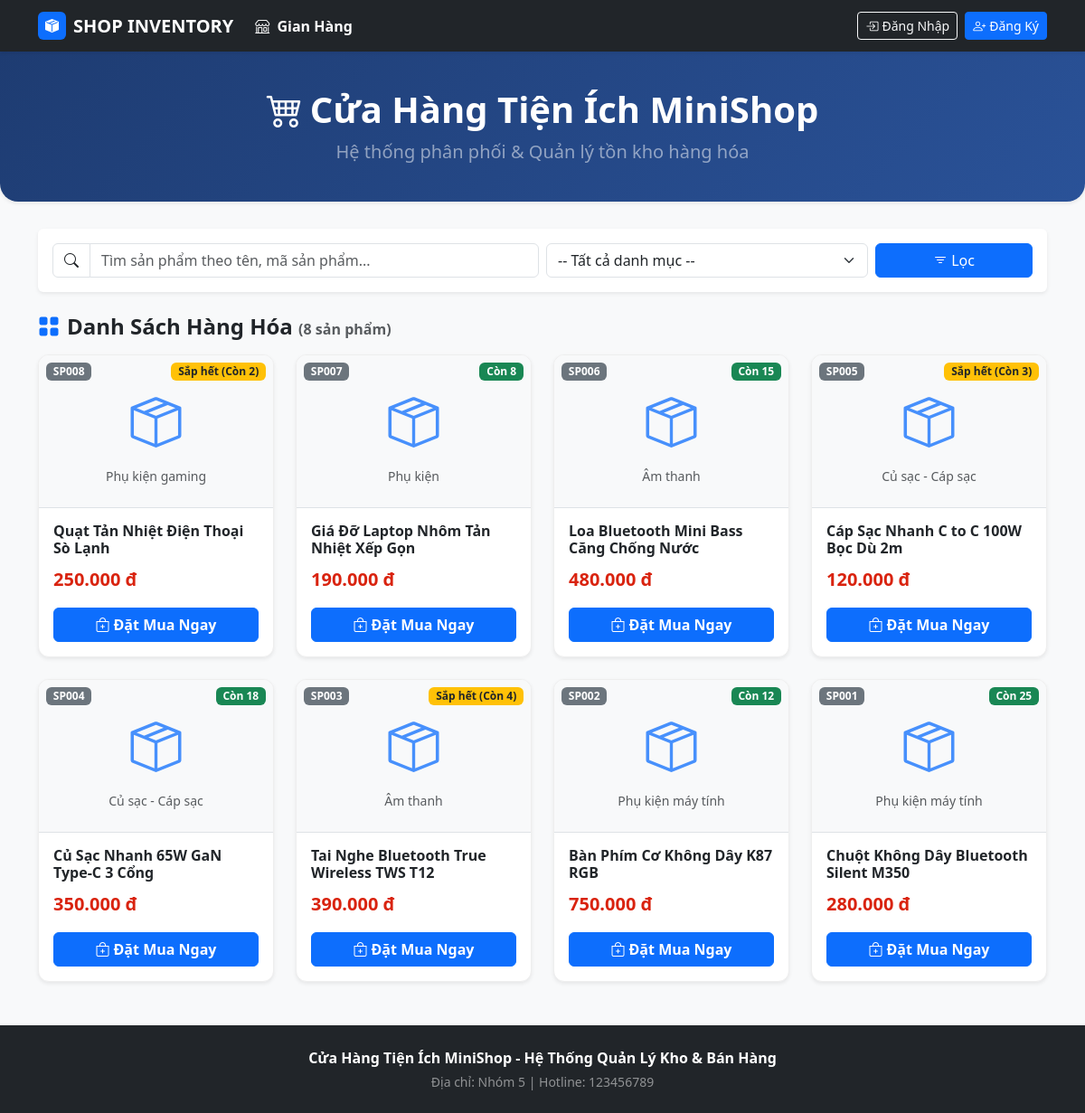
The page / on the database its author committed.
### tables this page shows
CREATE TABLE products (
    id INT AUTO_INCREMENT PRIMARY KEY,
    code VARCHAR(50) NOT NULL UNIQUE,
    name VARCHAR(150) NOT NULL,
    category VARCHAR(50) DEFAULT 'Khác',
    price DECIMAL(12,2) NOT NULL DEFAULT 0,        
    cost_price DECIMAL(12,2) NOT NULL DEFAULT 0,   
    stock_quantity INT NOT NULL DEFAULT 0,         
    min_stock_level INT NOT NULL DEFAULT 5,        
    image_url VARCHAR(255) DEFAULT NULL,
    created_at TIMESTAMP DEFAULT CURRENT_TIMESTAMP
);

### db.php (called while the page is built, shortened)
<?php
function e($str) {
    return htmlspecialchars((string)($str ?? ''), ENT_QUOTES, 'UTF-8');
}
?>

### index.php (the view, shortened to what this page needs)
<?php
require_once 'db.php';
$search   = trim($_GET['search'] ?? '');
$sql = "SELECT * FROM products WHERE 1=1";
$params = [];
$sql .= " ORDER BY (stock_quantity > 0) DESC, id DESC";
$stmt = $pdo->prepare($sql);
$stmt->execute($params);
$products = $stmt->fetchAll();
?>
<!DOCTYPE html>
<html lang="vi">
<head>
    <link href="https://cdn.jsdelivr.net/npm/bootstrap@5.3.3/dist/css/bootstrap.min.css" rel="stylesheet">
    <link href="https://cdn.jsdelivr.net/npm/bootstrap-icons@1.11.3/font/bootstrap-icons.min.css" rel="stylesheet">
</head>
<body class="bg-light">
<?php include 'navbar.php'; ?>
<div class="hero-banner shadow-sm">
    <div class="container text-center">
        <h1 class="fw-bold mb-2"><i class="bi bi-cart4 me-2"></i>Cửa Hàng Tiện Ích MiniShop</h1>
        <p class="lead mb-0 text-white-50">Hệ thống phân phối & Quản lý tồn kho hàng hóa </p>
    </div>
</div>
<div class="container mb-5">
    <div class="card shadow-sm border-0 mb-4">
        <div class="card-body">
            <form method="GET" action="index.php" class="row g-2 align-items-center">
                <div class="col-md-6">
                    <div class="input-group">
                        <span class="input-group-text bg-white"><i class="bi bi-search"></i></span>
                        <input type="text" name="search" class="form-control" placeholder="Tìm sản phẩm theo tên, mã sản phẩm..." value="<?= e($search) ?>">
                    </div>
                </div>
                <div class="col-md-4">
                    <select name="category" class="form-select">
                        <option value="">-- Tất cả danh mục --</option>
                    </select>
                </div>
                <div class="col-md-2 d-flex gap-2">
                    <button type="submit" class="btn btn-primary w-100"><i class="bi bi-filter"></i> Lọc</button>
                </div>
            </form>
        </div>
    </div>
    <div class="d-flex justify-content-between align-items-center mb-3">
        <h4 class="fw-bold mb-0 text-dark">
            <i class="bi bi-grid-fill text-primary me-2"></i>Danh Sách Hàng Hóa
            <small class="text-muted fs-6">(<?= count($products) ?> sản phẩm)</small>
        </h4>
    </div>
    <?php if (empty($products)): ?>
        <div class="alert alert-info text-center py-5 shadow-sm">
            <i class="bi bi-inbox fs-1 d-block text-secondary mb-2"></i>
            <h5>Không tìm thấy sản phẩm nào phù hợp!</h5>
            <p class="text-muted">Vui lòng thử tìm kiếm với từ khóa khác.</p>
            <a href="index.php" class="btn btn-sm btn-primary">Xem toàn bộ sản phẩm</a>
        </div>
    <?php else: ?>
        <div class="row g-4">
            <?php foreach ($products as $p): ?>
                <?php $is_out_of_stock = ($p['stock_quantity'] <= 0); ?>
                <div class="col-md-6 col-lg-3">
                    <div class="card h-100 product-card shadow-sm bg-white">
                        <div class="p-4 text-center bg-light border-bottom position-relative">
                            <span class="badge bg-secondary position-absolute top-0 start-0 m-2"><?= e($p['code']) ?></span>
                            <?php if ($is_out_of_stock): ?>
                                <span class="badge bg-danger position-absolute top-0 end-0 m-2">Hết hàng</span>
                            <?php elseif ($p['stock_quantity'] <= $p['min_stock_level']): ?>
                                <span class="badge bg-warning text-dark position-absolute top-0 end-0 m-2">Sắp hết (Còn <?= $p['stock_quantity'] ?>)</span>
                            <?php else: ?>
                                <span class="badge bg-success position-absolute top-0 end-0 m-2">Còn <?= $p['stock_quantity'] ?></span>
                            <?php endif; ?>
                            <i class="bi bi-box-seam display-4 text-primary opacity-75 my-3 d-inline-block"></i>
                            <div class="text-muted small"><?= e($p['category'] ?: 'Khác') ?></div>
                        </div>
                        <div class="card-body d-flex flex-column">
                            <h6 class="card-title fw-bold text-dark mb-2" style="min-height: 40px;" title="<?= e($p['name']) ?>">
                                <?= e($p['name']) ?>
                            </h6>
                            <div class="price-text mb-3">
                                <?= number_format($p['price'], 0, ',', '.') ?> đ
                            </div>
                            <div class="mt-auto">
                                <?php if ($is_out_of_stock): ?>
                                    <button class="btn btn-secondary w-100" disabled>
                                        <i class="bi bi-x-circle me-1"></i>Tạm Hết Hàng
                                    </button>
                                <?php else: ?>
                                    <button class="btn btn-primary w-100 fw-bold btn-buy"
                                            data-id="<?= $p['id'] ?>"
                                            data-code="<?= e($p['code']) ?>"
                                            data-name="<?= e($p['name']) ?>"
                                            data-price="<?= number_format($p['price'], 0, ',', '.') ?>"
                                            data-stock="<?= $p['stock_quantity'] ?>">
                                        <i class="bi bi-bag-plus me-1"></i>Đặt Mua Ngay
                                    </button>
                                <?php endif; ?>
                            </div>
                        </div>
                    </div>
                </div>
            <?php endforeach; ?>
        </div>
    <?php endif; ?>
</div>
<footer class="bg-dark text-white py-4 mt-5">
    <div class="container text-center">
        <p class="mb-1 fw-bold"><?= SHOP_NAME ?> - Hệ Thống Quản Lý Kho & Bán Hàng</p>
        <p class="small text-white-50 mb-0">Địa chỉ: Nhóm 5 | Hotline: 123456789</p>
    </div>
</footer>
</body>
</html>

### navbar.php (shortened to what this page needs)
<?php
require_once __DIR__ . '/db.php';
$current_page = basename($_SERVER['PHP_SELF']);
?>
<nav class="navbar navbar-expand-lg navbar-dark bg-dark sticky-top shadow-sm">
    <div class="container">
        <a class="navbar-brand fw-bold d-flex align-items-center gap-2" href="index.php">
            <span class="badge bg-primary p-2"><i class="bi bi-box-seam-fill"></i></span>
            <span>SHOP INVENTORY</span>
        </a>
        <div class="collapse navbar-collapse" id="mainNavbar">
            <ul class="navbar-nav me-auto mb-2 mb-lg-0">
                <li class="nav-item">
                    <a class="nav-link <?= $current_page === 'index.php' ? 'active fw-bold' : '' ?>" href="index.php">
                        <i class="bi bi-shop me-1"></i> Gian Hàng
                    </a>
                </li>
            </ul>
            <div class="d-flex align-items-center gap-2">
                <?php if (isset($_SESSION['user_id'])): ?>
                    <div class="dropdown">
                        <button class="btn btn-outline-light dropdown-toggle btn-sm d-flex align-items-center gap-2" type="button" data-bs-toggle="dropdown">
                            <i class="bi bi-person-circle"></i>
                            <span><?= e($_SESSION['fullname'] ?? $_SESSION['username']) ?></span>
                            <span class="badge bg-<?= $_SESSION['role'] === 'admin' ? 'danger' : ($_SESSION['role'] === 'staff' ? 'warning text-dark' : 'info text-dark') ?>">
                                <?= strtoupper($_SESSION['role']) ?>
                            </span>
                        </button>
                        <ul class="dropdown-menu dropdown-menu-end shadow">
                            <li><h6 class="dropdown-header">Tài khoản: <?= e($_SESSION['username']) ?></h6></li>
                            <?php if ($_SESSION['role'] === 'user'): ?>
                                <li><a class="dropdown-item" href="my_orders.php"><i class="bi bi-bag-check me-2"></i>Đơn hàng của tôi</a></li>
                            <?php else: ?>
                                <li><a class="dropdown-item" href="admin_dashboard.php"><i class="bi bi-speedometer2 me-2"></i>Bảng điều khiển</a></li>
                            <?php endif; ?>
                            <li><hr class="dropdown-divider"></li>
                            <li><a class="dropdown-item text-danger" href="logout.php"><i class="bi bi-box-arrow-right me-2"></i>Đăng xuất</a></li>
                        </ul>
                    </div>
                <?php else: ?>
                    <a href="login.php" class="btn btn-outline-light btn-sm"><i class="bi bi-box-arrow-in-right me-1"></i>Đăng Nhập</a>
                    <a href="register.php" class="btn btn-primary btn-sm"><i class="bi bi-person-plus me-1"></i>Đăng Ký</a>
                <?php endif; ?>
            </div>
        </div>
    </div>
</nav>

### index.php (style rules this page uses)
.hero-banner { background: linear-gradient(135deg, #1e3c72 0%, #2a5298 100%); color: #fff; padding: 40px 0; margin-bottom: 30px; border-radius: 0 0 20px 20px; }
.product-card { transition: transform 0.2s, box-shadow 0.2s; border: 1px solid #eee; border-radius: 12px; overflow: hidden; }
.price-text { color: #d9230f; font-size: 1.25rem; font-weight: 700; }

### rows shown on the page
products: code "SP008", stock_quantity "2", category "Phụ kiện gaming", name "Quạt Tản Nhiệt Điện Thoại Sò Lạnh", price "250.000"
products: code "SP007", stock_quantity "8", category "Phụ kiện", name "Giá Đỡ Laptop Nhôm Tản Nhiệt Xếp Gọn", price "190.000"
products: code "SP006", stock_quantity "15", category "Âm thanh", name "Loa Bluetooth Mini Bass Căng Chống Nước", price "480.000"
products: code "SP005", stock_quantity "3", category "Củ sạc - Cáp sạc", name "Cáp Sạc Nhanh C to C 100W Bọc Dù 2m", price "120.000"
products: code "SP004", stock_quantity "18", category "Củ sạc - Cáp sạc", name "Củ Sạc Nhanh 65W GaN Type-C 3 Cổng", price "350.000"
products: code "SP003", stock_quantity "4", category "Âm thanh", name "Tai Nghe Bluetooth True Wireless TWS T12", price "390.000"
products: code "SP002", stock_quantity "12", category "Phụ kiện máy tính", name "Bàn Phím Cơ Không Dây K87 RGB", price "750.000"
products: code "SP001", stock_quantity "25", category "Phụ kiện máy tính", name "Chuột Không Dây Bluetooth Silent M350", price "280.000"

### other values the page prints
count($products) "8"
SHOP_NAME "Cửa Hàng Tiện Ích MiniShop"
